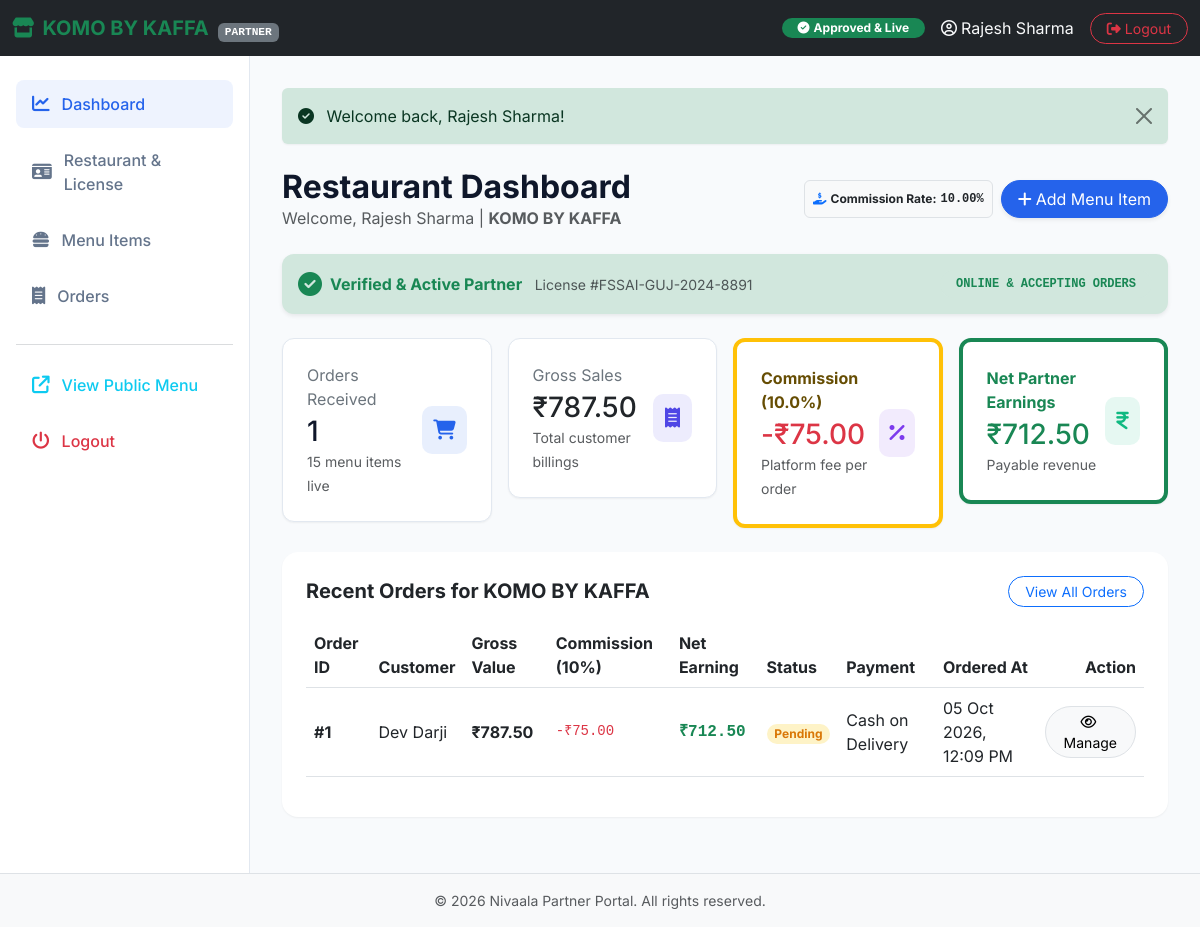
The app's page /restaurant/dashboard.php (signed in) with its own data.
### tables this page shows
CREATE TABLE `restaurants` (
  `id` int(11) NOT NULL AUTO_INCREMENT,
  `owner_id` int(11) NOT NULL,
  `restaurant_name` varchar(150) NOT NULL,
  `owner_name` varchar(150) NOT NULL,
  `email` varchar(150) NOT NULL,
  `phone` varchar(20) NOT NULL,
  `address` text NOT NULL,
  `city` varchar(100) NOT NULL,
  `state` varchar(100) NOT NULL,
  `license_number` varchar(100) NOT NULL,
  `license_issue_date` date NOT NULL,
  `license_expiry_date` date NOT NULL,
  `license_document` varchar(255) NOT NULL,
  `logo` varchar(255) DEFAULT NULL,
  `description` text DEFAULT NULL,
  `commission_rate` decimal(5,2) NOT NULL DEFAULT 10.00,
  `status` enum('Pending','Approved','Rejected','Suspended') NOT NULL DEFAULT 'Pending',
  `rejection_reason` text DEFAULT NULL,
  `approved_by` int(11) DEFAULT NULL,
  `approved_at` datetime DEFAULT NULL,
  `created_at` timestamp NOT NULL DEFAULT current_timestamp(),
  `updated_at` timestamp NOT NULL DEFAULT current_timestamp() ON UPDATE current_timestamp(),
  PRIMARY KEY (`id`),
  UNIQUE KEY `email` (`email`),
  UNIQUE KEY `license_number` (`license_number`),
  KEY `owner_id` (`owner_id`),
  KEY `approved_by` (`approved_by`),
  CONSTRAINT `restaurants_ibfk_1` FOREIGN KEY (`owner_id`) REFERENCES `users` (`id`) ON DELETE CASCADE,
  CONSTRAINT `restaurants_ibfk_2` FOREIGN KEY (`approved_by`) REFERENCES `users` (`id`) ON DELETE SET NULL
);

CREATE TABLE `orders` (
  `id` int(11) NOT NULL AUTO_INCREMENT,
  `restaurant_id` int(11) DEFAULT NULL,
  `user_id` int(11) NOT NULL,
  `subtotal` decimal(10,2) NOT NULL DEFAULT 0.00,
  `cgst` decimal(10,2) NOT NULL DEFAULT 0.00,
  `sgst` decimal(10,2) NOT NULL DEFAULT 0.00,
  `delivery_fee` decimal(10,2) NOT NULL DEFAULT 0.00,
  `total_amount` decimal(10,2) NOT NULL,
  `commission_rate` decimal(5,2) NOT NULL DEFAULT 10.00,
  `commission_amount` decimal(10,2) NOT NULL DEFAULT 0.00,
  `partner_earnings` decimal(10,2) NOT NULL DEFAULT 0.00,
  `status` enum('Pending','Preparing','Out for Delivery','Delivered','Cancelled') DEFAULT 'Pending',
  `delivery_address` text NOT NULL,
  `phone` varchar(15) NOT NULL,
  `payment_method` varchar(50) DEFAULT 'Cash on Delivery',
  `created_at` timestamp NOT NULL DEFAULT current_timestamp(),
  `updated_at` timestamp NOT NULL DEFAULT current_timestamp() ON UPDATE current_timestamp(),
  PRIMARY KEY (`id`),
  KEY `restaurant_id` (`restaurant_id`),
  KEY `user_id` (`user_id`),
  CONSTRAINT `orders_ibfk_1` FOREIGN KEY (`restaurant_id`) REFERENCES `restaurants` (`id`) ON DELETE SET NULL,
  CONSTRAINT `orders_ibfk_2` FOREIGN KEY (`user_id`) REFERENCES `users` (`id`) ON DELETE CASCADE
);

CREATE TABLE `users` (
  `id` int(11) NOT NULL AUTO_INCREMENT,
  `name` varchar(100) NOT NULL,
  `email` varchar(100) NOT NULL,
  `password` varchar(255) NOT NULL,
  `phone` varchar(15) NOT NULL,
  `address` text NOT NULL,
  `role` enum('customer','admin','restaurant_owner') DEFAULT 'customer',
  `created_at` timestamp NOT NULL DEFAULT current_timestamp(),
  PRIMARY KEY (`id`),
  UNIQUE KEY `email` (`email`)
);

### restaurant/dashboard.php (the view, shortened to what this page needs)
<?php
include_once 'includes/header.php';
$rest_id = $restaurant['id'];
try {
    $stmt = $conn->prepare("SELECT COUNT(*) as total, SUM(is_available = 1) as available FROM food_items WHERE restaurant_id = ?");
    $stmt->execute([$rest_id]);
    $food_stats = $stmt->fetch();
    $active_menu_items = (int)($food_stats['available'] ?? 0);
    $stmt = $conn->prepare("SELECT COUNT(o.id) as total_orders,
                                   SUM(o.total_amount) as gross_sales,
                                   SUM(o.commission_amount) as total_commission,
                                   SUM(o.partner_earnings) as net_earnings
                            FROM orders o
                            WHERE o.restaurant_id = ?
                            AND o.status != 'Cancelled'");
    $stmt->execute([$rest_id]);
    $order_stats = $stmt->fetch();
    $total_orders = (int)($order_stats['total_orders'] ?? 0);
    $gross_sales = (float)($order_stats['gross_sales'] ?? 0.0);
    $total_commission = (float)($order_stats['total_commission'] ?? 0.0);
    $net_earnings = (float)($order_stats['net_earnings'] ?? ($gross_sales - $total_commission));
    $recent_stmt = $conn->prepare("SELECT o.*, u.name as customer_name
                                  FROM orders o
                                  JOIN users u ON o.user_id = u.id
                                  WHERE o.restaurant_id = ?
                                  ORDER BY o.id DESC
                                  LIMIT 5");
    $recent_stmt->execute([$rest_id]);
    $recent_orders = $recent_stmt->fetchAll();
} catch (PDOException $e) {
    die("Error fetching dashboard statistics: " . $e->getMessage());
}
?>
<div class="d-flex justify-content-between align-items-center mb-4">
  <div>
    <h2 class="fw-bold mb-0">Restaurant Dashboard</h2>
    <p class="text-muted mb-0">Welcome, <?php echo htmlspecialchars($restaurant['owner_name']); ?> | <strong><?php echo htmlspecialchars($restaurant['restaurant_name']); ?></strong></p>
  </div>
  <div class="d-flex gap-2">
    <span class="badge bg-light text-dark border p-2 d-flex align-items-center">
      <i class="fa-solid fa-hand-holding-dollar text-primary me-1"></i>Commission Rate: <strong class="ms-1 font-monospace"><?php echo number_format((float)($restaurant['commission_rate'] ?? 10.00), 2); ?>%</strong>
    </span>
    <a href="food-items.php?action=add" class="btn btn-primary rounded-pill px-3 shadow-sm">
      <i class="fa-solid fa-plus me-1"></i>Add Menu Item
    </a>
  </div>
</div>
<?php if ($restaurant['status'] === 'Pending'): ?>
  <div class="alert alert-warning border-0 shadow-sm p-4 mb-4" style="border-radius: 14px;">
    <div class="d-flex align-items-start gap-3">
      <i class="fa-solid fa-hourglass-half fs-2 text-warning mt-1"></i>
      <div>
        <h5 class="fw-bold text-warning-emphasis mb-1">License Verification Pending Admin Approval</h5>
        <p class="mb-2 text-secondary">
          Your restaurant application and license document (<strong><?php echo htmlspecialchars($restaurant['license_number']); ?></strong>) have been submitted and are currently being reviewed by our compliance team.
        </p>
        <div class="small text-muted">
          <i class="fa-solid fa-circle-info me-1"></i>You can continue setting up your food menu and business profile. Your restaurant will become live for customer orders as soon as the administrator verifies your license.
        </div>
      </div>
    </div>
  </div>
<?php else: ?>
  <div class="alert alert-success border-0 shadow-sm p-3 mb-4 d-flex align-items-center justify-content-between" style="border-radius: 12px;">
    <div class="d-flex align-items-center gap-2">
      <i class="fa-solid fa-circle-check fs-4 text-success"></i>
      <div>
        <strong class="text-success">Verified & Active Partner</strong>
        <span class="text-muted small ms-2 d-none d-md-inline">License #<?php echo htmlspecialchars($restaurant['license_number']); ?></span>
      </div>
    </div>
    <span class="badge bg-success-subtle text-success px-3 py-2 rounded-pill font-monospace">ONLINE & ACCEPTING ORDERS</span>
  </div>
<?php endif; ?>
<div class="row g-3 mb-4">
  <div class="col-xl-3 col-md-6 col-6">
    <div class="stat-card shadow-sm-custom">
      <div>
        <span class="text-secondary text-sm d-block mb-1">Orders Received</span>
        <h3 class="fw-extrabold mb-0"><?php echo $total_orders; ?></h3>
        <span class="text-muted small"><?php echo $active_menu_items; ?> menu items live</span>
      </div>
      <div class="stat-icon stat-primary">
        <i class="fa-solid fa-cart-shopping"></i>
      </div>
    </div>
  </div>
  <div class="col-xl-3 col-md-6 col-6">
    <div class="stat-card shadow-sm-custom">
      <div>
        <span class="text-secondary text-sm d-block mb-1">Gross Sales</span>
        <h3 class="fw-extrabold text-dark mb-0">₹<?php echo number_format($gross_sales, 2); ?></h3>
        <span class="text-muted small">Total customer billings</span>
      </div>
      <div class="stat-icon stat-secondary">
        <i class="fa-solid fa-receipt"></i>
      </div>
    </div>
  </div>
  <div class="col-xl-3 col-md-6 col-6">
    <div class="stat-card shadow-sm-custom border-start border-4 border-warning">
      <div>
        <span class="text-warning-emphasis text-sm fw-bold d-block mb-1">Commission (<?php echo number_format((float)($restaurant['commission_rate'] ?? 10.00), 1); ?>%)</span>
        <h3 class="fw-extrabold text-danger mb-0">-₹<?php echo number_format($total_commission, 2); ?></h3>
        <span class="text-muted small">Platform fee per order</span>
      </div>
      <div class="stat-icon stat-accent">
        <i class="fa-solid fa-percent"></i>
      </div>
    </div>
  </div>
  <div class="col-xl-3 col-md-6 col-6">
    <div class="stat-card shadow-sm-custom border-start border-4 border-success">
      <div>
        <span class="text-success text-sm fw-bold d-block mb-1">Net Partner Earnings</span>
        <h3 class="fw-extrabold text-success mb-0">₹<?php echo number_format($net_earnings, 2); ?></h3>
        <span class="text-muted small">Payable revenue</span>
      </div>
      <div class="stat-icon stat-success">
        <i class="fa-solid fa-indian-rupee-sign"></i>
      </div>
    </div>
  </div>
</div>
<div class="card border-0 shadow-sm-custom p-4 mb-4" style="border-radius: 16px;">
  <div class="d-flex justify-content-between align-items-center mb-3">
    <h5 class="fw-bold mb-0">Recent Orders for <?php echo htmlspecialchars($restaurant['restaurant_name']); ?></h5>
    <a href="orders.php" class="btn btn-sm btn-outline-primary rounded-pill px-3">View All Orders</a>
  </div>
  <?php if (!empty($recent_orders)): ?>
    <div class="table-responsive">
      <table class="table align-middle">
        <thead class="text-secondary fw-semibold">
          <tr>
            <th>Order ID</th>
            <th>Customer</th>
            <th>Gross Value</th>
            <th>Commission (<?php echo number_format((float)($restaurant['commission_rate'] ?? 10.00), 0); ?>%)</th>
            <th>Net Earning</th>
            <th>Status</th>
            <th>Payment</th>
            <th>Ordered At</th>
            <th class="text-end">Action</th>
          </tr>
        </thead>
        <tbody>
          <?php foreach ($recent_orders as $order):
            $badge_class = 'badge-pending';
            $ord_comm = (float)($order['commission_amount'] ?? ($order['total_amount'] * 0.10));
            $ord_net = (float)($order['partner_earnings'] ?? ($order['total_amount'] - $ord_comm));
          ?>
            <tr>
              <td class="fw-bold">#<?php echo $order['id']; ?></td>
              <td><?php echo htmlspecialchars($order['customer_name']); ?></td>
              <td class="fw-bold">₹<?php echo number_format($order['total_amount'], 2); ?></td>
              <td class="text-danger font-monospace small">-₹<?php echo number_format($ord_comm, 2); ?></td>
              <td class="fw-bold text-success font-monospace">₹<?php echo number_format($ord_net, 2); ?></td>
              <td>
                <span class="badge rounded-pill px-2.5 py-1.5 <?php echo $badge_class; ?>">
                  <?php echo htmlspecialchars($order['status']); ?>
                </span>
              </td>
              <td><?php echo htmlspecialchars($order['payment_method']); ?></td>
              <td><?php echo date('d M Y, h:i A', strtotime($order['created_at'])); ?></td>
              <td class="text-end">
                <a href="orders.php?order_id=<?php echo $order['id']; ?>" class="btn btn-sm btn-light border rounded-pill px-3">
                  <i class="fa-regular fa-eye me-1"></i>Manage
                </a>
              </td>
            </tr>
          <?php endforeach; ?>
        </tbody>
      </table>
    </div>
  <?php endif; ?>
</div>
<?php include_once 'includes/footer.php'; ?>

### restaurant/includes/header.php (shortened to what this page needs)
<?php
require_once '../config/db.php';
$owner_id = $_SESSION['user_id'];
$restaurant = null;
try {
    $stmt = $conn->prepare("SELECT * FROM restaurants WHERE owner_id = ?");
    $stmt->execute([$owner_id]);
    $restaurant = $stmt->fetch();
} catch (PDOException $e) {}
$current_page = basename($_SERVER['PHP_SELF']);
?>
<!DOCTYPE html>
<html lang="en">
<head>
  <link href="https://cdn.jsdelivr.net/npm/bootstrap@5.3.0/dist/css/bootstrap.min.css" rel="stylesheet">
  <link href="https://cdnjs.cloudflare.com/ajax/libs/font-awesome/6.4.0/css/all.min.css" rel="stylesheet">
  <link href="../assets/css/style.css" rel="stylesheet">
</head>
<body>
  <nav class="navbar navbar-expand-lg navbar-dark bg-dark sticky-top">
    <div class="container-fluid">
      <a class="navbar-brand fw-bold text-success d-flex align-items-center" href="dashboard.php">
        <i class="fa-solid fa-store me-2 text-success"></i>
        <span><?php echo htmlspecialchars($restaurant['restaurant_name']); ?> <span class="badge bg-secondary text-sm font-monospace ms-1" style="font-size: 0.7rem;">PARTNER</span></span>
      </a>
      <div class="ms-auto d-flex align-items-center gap-3">
        <?php if ($restaurant['status'] === 'Approved'): ?>
          <span class="badge bg-success px-3 py-1.5 rounded-pill d-none d-sm-inline-block"><i class="fa-solid fa-circle-check me-1"></i>Approved & Live</span>
        <?php elseif ($restaurant['status'] === 'Pending'): ?>
          <span class="badge bg-warning text-dark px-3 py-1.5 rounded-pill d-none d-sm-inline-block"><i class="fa-solid fa-clock me-1"></i>Pending Admin Approval</span>
        <?php elseif ($restaurant['status'] === 'Rejected'): ?>
          <span class="badge bg-danger px-3 py-1.5 rounded-pill d-none d-sm-inline-block"><i class="fa-solid fa-circle-xmark me-1"></i>Action Required (Rejected)</span>
        <?php elseif ($restaurant['status'] === 'Suspended'): ?>
          <span class="badge bg-secondary px-3 py-1.5 rounded-pill d-none d-sm-inline-block"><i class="fa-solid fa-ban me-1"></i>Suspended</span>
        <?php endif; ?>
        <span class="text-light d-none d-md-inline"><i class="fa-regular fa-user-circle me-1"></i><?php echo htmlspecialchars($_SESSION['user_name']); ?></span>
        <a href="../logout.php" class="btn btn-outline-danger btn-sm rounded-pill px-3"><i class="fa-solid fa-right-from-bracket me-1"></i>Logout</a>
      </div>
    </div>
  </nav>
  <div class="admin-container">
    <aside class="admin-sidebar shadow-sm">
      <nav class="nav flex-column">
        <a href="dashboard.php" class="sidebar-link <?php echo $current_page === 'dashboard.php' ? 'active' : ''; ?>">
          <i class="fa-solid fa-chart-line"></i>Dashboard
        </a>
        <a href="profile.php" class="sidebar-link <?php echo $current_page === 'profile.php' ? 'active' : ''; ?>">
          <i class="fa-solid fa-id-card"></i>Restaurant & License
        </a>
        <a href="food-items.php" class="sidebar-link <?php echo $current_page === 'food-items.php' ? 'active' : ''; ?>">
          <i class="fa-solid fa-burger"></i>Menu Items
        </a>
        <a href="orders.php" class="sidebar-link <?php echo $current_page === 'orders.php' ? 'active' : ''; ?>">
          <i class="fa-solid fa-receipt"></i>Orders
        </a>
        <hr class="my-3 text-secondary">
        <a href="../index.php?restaurant_id=<?php echo $restaurant['id']; ?>" class="sidebar-link text-info" target="_blank">
          <i class="fa-solid fa-arrow-up-right-from-square"></i>View Public Menu
        </a>
        <a href="../logout.php" class="sidebar-link text-danger">
          <i class="fa-solid fa-power-off"></i>Logout
        </a>
      </nav>
    </aside>
    <main class="admin-content">
      <?php if (isset($_SESSION['success'])): ?>
        <div class="alert alert-success alert-dismissible fade show border-0 shadow-sm-custom mb-4" role="alert">
          <i class="fa-solid fa-circle-check me-2"></i>
          <?php echo $_SESSION['success']; unset($_SESSION['success']); ?>
          <button type="button" class="btn-close" data-bs-dismiss="alert" aria-label="Close"></button>
        </div>
      <?php endif; ?>

### records on screen
restaurants: restaurant_name "KOMO BY KAFFA", owner_name "Rajesh Sharma", commission_rate "10.00", license_number "FSSAI-GUJ-2024-8891", commission_rate "10.0", commission_rate "10"
orders: id "1", user.name "Dev Darji", total_amount "787.50", commission_amount "75.00", partner_earnings "712.50", status "Pending", payment_method "Cash on Delivery", created_at "05 Oct 2026, 12:09 PM"

### other values on screen
$_SESSION['user_name'] "Rajesh Sharma"
$_SESSION['success'] "Welcome back, Rajesh Sharma!"
$total_orders "1"
$active_menu_items "15"
$gross_sales "787.50"
$total_commission "75.00"
$net_earnings "712.50"
